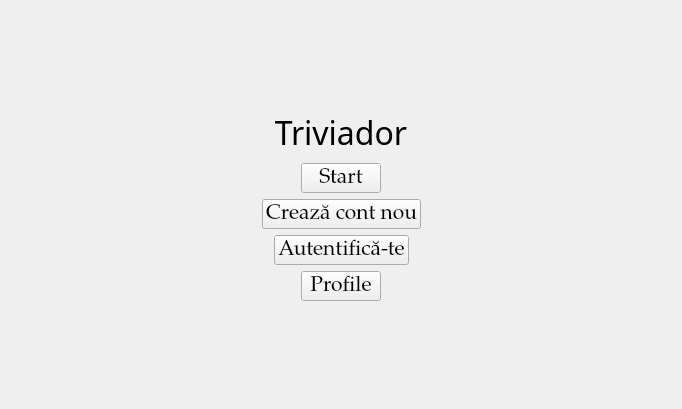
<?xml version="1.0" encoding="UTF-8"?>
<ui version="4.0">
 <class>MainWindow</class>
 <widget class="QMainWindow" name="MainWindow">
  <property name="geometry">
   <rect>
    <x>0</x>
    <y>0</y>
    <width>682</width>
    <height>409</height>
   </rect>
  </property>
  <property name="windowTitle">
   <string>MainWindow</string>
  </property>
  <widget class="QWidget" name="centralwidget">
   <layout class="QVBoxLayout" name="verticalLayout_3">
    <item>
     <layout class="QVBoxLayout" name="verticalLayout">
      <item>
       <widget class="QLabel" name="label">
        <property name="maximumSize">
         <size>
          <width>16777215</width>
          <height>50</height>
         </size>
        </property>
        <property name="font">
         <font>
          <family>MV Boli</family>
          <pointsize>24</pointsize>
          <bold>false</bold>
         </font>
        </property>
        <property name="text">
         <string>Triviador</string>
        </property>
        <property name="alignment">
         <set>Qt::AlignCenter</set>
        </property>
       </widget>
      </item>
      <item>
       <layout class="QHBoxLayout" name="horizontalLayout_2">
        <item>
         <spacer name="horizontalSpacer_2">
          <property name="orientation">
           <enum>Qt::Horizontal</enum>
          </property>
          <property name="sizeHint" stdset="0">
           <size>
            <width>40</width>
            <height>20</height>
           </size>
          </property>
         </spacer>
        </item>
        <item>
         <widget class="QPushButton" name="startButton">
          <property name="font">
           <font>
            <family>Palatino Linotype</family>
            <pointsize>16</pointsize>
           </font>
          </property>
          <property name="text">
           <string>Start</string>
          </property>
         </widget>
        </item>
        <item>
         <spacer name="horizontalSpacer">
          <property name="orientation">
           <enum>Qt::Horizontal</enum>
          </property>
          <property name="sizeHint" stdset="0">
           <size>
            <width>40</width>
            <height>20</height>
           </size>
          </property>
         </spacer>
        </item>
       </layout>
      </item>
      <item>
       <layout class="QHBoxLayout" name="horizontalLayout_3">
        <item>
         <spacer name="horizontalSpacer_3">
          <property name="orientation">
           <enum>Qt::Horizontal</enum>
          </property>
          <property name="sizeHint" stdset="0">
           <size>
            <width>40</width>
            <height>20</height>
           </size>
          </property>
         </spacer>
        </item>
        <item>
         <widget class="QPushButton" name="openButton">
          <property name="font">
           <font>
            <family>Palatino Linotype</family>
            <pointsize>16</pointsize>
           </font>
          </property>
          <property name="text">
           <string>Crează cont nou</string>
          </property>
         </widget>
        </item>
        <item>
         <spacer name="horizontalSpacer_4">
          <property name="orientation">
           <enum>Qt::Horizontal</enum>
          </property>
          <property name="sizeHint" stdset="0">
           <size>
            <width>40</width>
            <height>20</height>
           </size>
          </property>
         </spacer>
        </item>
       </layout>
      </item>
      <item>
       <layout class="QHBoxLayout" name="horizontalLayout_4">
        <item>
         <spacer name="horizontalSpacer_5">
          <property name="orientation">
           <enum>Qt::Horizontal</enum>
          </property>
          <property name="sizeHint" stdset="0">
           <size>
            <width>40</width>
            <height>20</height>
           </size>
          </property>
         </spacer>
        </item>
        <item>
         <widget class="QPushButton" name="openButton_2">
          <property name="font">
           <font>
            <family>Palatino Linotype</family>
            <pointsize>16</pointsize>
           </font>
          </property>
          <property name="text">
           <string>Autentifică-te</string>
          </property>
         </widget>
        </item>
        <item>
         <spacer name="horizontalSpacer_6">
          <property name="orientation">
           <enum>Qt::Horizontal</enum>
          </property>
          <property name="sizeHint" stdset="0">
           <size>
            <width>40</width>
            <height>20</height>
           </size>
          </property>
         </spacer>
        </item>
       </layout>
      </item>
      <item>
       <layout class="QHBoxLayout" name="horizontalLayout_5">
        <item>
         <spacer name="horizontalSpacer_7">
          <property name="orientation">
           <enum>Qt::Horizontal</enum>
          </property>
          <property name="sizeHint" stdset="0">
           <size>
            <width>40</width>
            <height>20</height>
           </size>
          </property>
         </spacer>
        </item>
        <item>
         <widget class="QPushButton" name="profileButton">
          <property name="font">
           <font>
            <family>Palatino Linotype</family>
            <pointsize>16</pointsize>
           </font>
          </property>
          <property name="text">
           <string>Profile</string>
          </property>
         </widget>
        </item>
        <item>
         <spacer name="horizontalSpacer_8">
          <property name="orientation">
           <enum>Qt::Horizontal</enum>
          </property>
          <property name="sizeHint" stdset="0">
           <size>
            <width>40</width>
            <height>20</height>
           </size>
          </property>
         </spacer>
        </item>
       </layout>
      </item>
     </layout>
    </item>
   </layout>
  </widget>
 </widget>
 <resources/>
 <connections/>
</ui>
